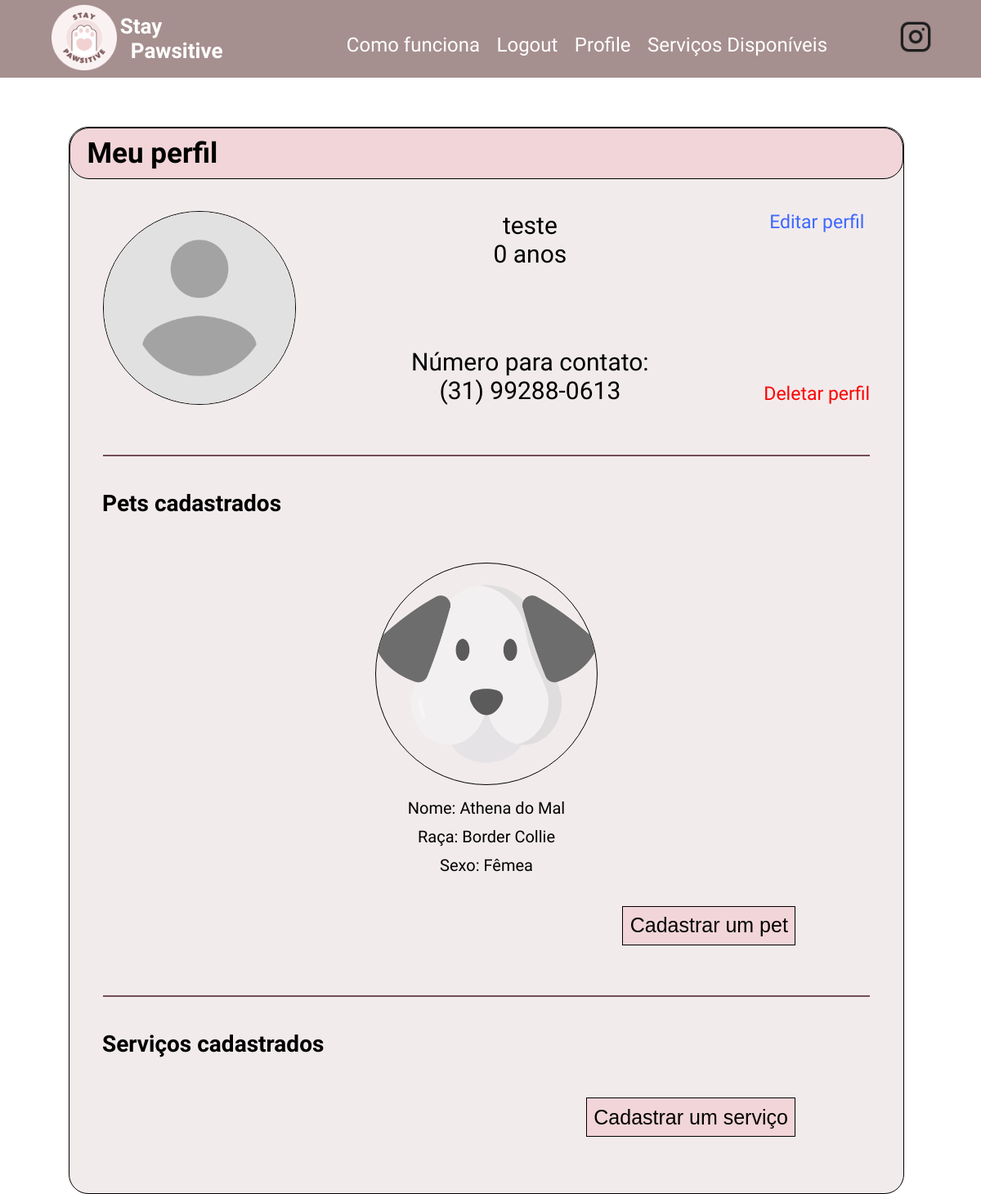
The app's page /user/teste (signed in) with its own data.
### app/models.py (models this page shows, shortened)
class User(UserMixin, db.Model):
    id: so.Mapped[int] = so.mapped_column(primary_key=True)
    username: so.Mapped[str] = so.mapped_column(sa.String(64), index=True,
                                                unique=True)
    email: so.Mapped[str] = so.mapped_column(sa.String(120), index=True,
                                             unique=True)
    password_hash: so.Mapped[Optional[str]] = so.mapped_column(sa.String(256))
    credits: so.Mapped[int] = so.mapped_column()
    name: so.Mapped[str] = so.mapped_column(sa.String(64), index=True, unique=False)
    phone: so.Mapped[str] = so.mapped_column(sa.String(15), index=True, unique=False)
    birthdate: so.Mapped[datetime] = so.mapped_column(
        index=True, default=lambda: datetime.now(timezone.utc))
    address: so.Mapped[str] = so.mapped_column(sa.String(64), index=True, unique=False)
    cpf: so.Mapped[str] = so.mapped_column(sa.String(11), index=True, unique=False)
    avatar: so.Mapped[str] = so.mapped_column(sa.String(100), index=True, unique=False)
    about_me: so.Mapped[Optional[str]] = so.mapped_column(sa.String(140))

class Pet(db.Model):
    name: so.Mapped[str] = so.mapped_column(sa.String(64), index=True, primary_key=True)
    username: so.Mapped[str] = so.mapped_column(sa.ForeignKey(User.username), index=True, primary_key=True)
    pet_type: so.Mapped[str] = so.mapped_column(sa.String(50))
    photo: so.Mapped[str] = so.mapped_column(sa.String(100))
    breed: so.Mapped[str] = so.mapped_column(sa.String(40))
    sex: so.Mapped[str] = so.mapped_column(sa.String(10))
    friendly: so.Mapped[bool] = so.mapped_column(Boolean)

### app/routes.py (the view)
@app.route('/user/<username>')
@login_required
def user(username):
    user = db.session.scalar(sa.select(User).where(User.username == username))
    if user is None:
        return render_template('404.html'), 404
    age = calculate_age(user.birthdate)
    formatted_phone = format_phone_number(user.phone)
    pets = db.session.query(Pet).join(User).filter(User.username == current_user.username).all()
    possible_walks = db.session.query(PossibleWalk).join(User).filter(User.username == current_user.username).all()
    return render_template('user.html', user=user, age=age, phone=formatted_phone, pets=pets, possible_walks= possible_walks)

### app/models.py (called while the page is built)
@login.user_loader
def load_user(id):
    return db.session.get(User, int(id))

### app/routes.py (called while the page is built)
def calculate_age(birthdate):
    today = datetime.today()
    age = today.year - birthdate.year - ((today.month, today.day) < (birthdate.month, birthdate.day))
    return age

def format_phone_number(phone):
    digits = ''.join(filter(str.isdigit, phone))
    if len(digits) == 11:
        return f"({digits[:2]}) {digits[2:7]}-{digits[7:]}"
    return phone

### app/templates/user.html (shortened to what this page needs)
{% extends "base.html" %}
{% block head %}
   {{ super() }}
   <link rel="stylesheet" href="{{url_for('static', filename='styles/user.css')}}">
{% endblock head %}
{% block content %}
   <div class="container">
       <div class="title">
           Meu perfil
       </div>
       <div class="infos">
           <div class="profile-data">
               <img src="{{url_for('static', filename='{}'.format(user.avatar))}}">
               <div>
                   <div>
                       {{ user.username }}
                       <br>
                       {{ age }} anos
                   </div>
                   <div>
                       Número para contato:
                       <br>
                       {{ phone }}
                   </div>
               </div>
               {% if user == current_user %}
                   <div>
                       <a href="{{ url_for('edit_profile') }}" class="edit-profile">Editar perfil</a>
                       <a href="#" class="delete-profile">Deletar perfil</a>
                   </div>
               {% endif %}
           </div>
       </div>
       <div class="line"></div>
       <h1 style="font-weight: bold; font-size: 28px; margin-left: 40px;">Pets cadastrados</h1>
       <div class="pets">
           <div class="list">
               {% for pet in pets %}
               <div>
                   <img src="{{url_for('static', filename=pet.photo)}}">
                   <p>Nome: {{pet.name}} </p>
                   <p>Raça: {{pet.breed}} </p>
                   {% if pet.sex == "female" %}
                   <p>Sexo: Fêmea </p>
                   {% else %}
                   <p>Sexo: Macho </p>
                   {% endif %}
               </div>
               {% endfor%}
           </div>
           <button onclick="redirect_new_pet()">Cadastrar um pet</button>
       </div>
       <div class="line"></div>
       <h1 style="font-weight: bold; font-size: 28px; margin-left: 40px;">Serviços cadastrados</h1>
       <div class="pets">
           <button onclick="redirect_new_walk()">Cadastrar um serviço</button>
       </div>
   </div>
{% endblock %}

### app/static/styles/base.css (style rules this page uses)
:root { font-size: 62.5%; }
body { font-family: 'Montserrat Alternates', sans-serif; font-style: normal; margin: 0; padding: 0; }
a { color: #FFFFFF; }

### app/static/styles/user.css (style rules this page uses)
body { font-family: 'Montserrat Alternates', sans-serif; font-style: normal; margin: 0; padding: 0; min-height: 1000px; }
html { margin: 0; padding: 0; height: 100%; }
.container { width: 85%; background-color: #F2EBEC; margin-left: 7%; margin-top: 5%; border: 1px solid #F2D5D8; border-radius: 24px; padding-bottom: 4%; border: 0.5px solid black; }
.title { background-color: #F2D5D8; padding: 1% 2%; border-radius: 24px; border: 0.5px solid black; font-size: 35px; font-weight: 700; }
.infos { padding: 2% 4%; }
.profile-data { display: flex; justify-content: space-between; font-size: 30px; padding-top: 2%; }
.profile-data > img { border-radius: 50%; border: 1px solid black; max-width: 25%; height: auto; }
.profile-data > div { display: flex; flex-direction: column; justify-content: space-between; text-align: center; }
a:link { text-decoration: none; }
.profile-data > div > a { font-size: 23px; font-weight: 400; }
.edit-profile { color: #3D68FE; }
.delete-profile { color: #FF0000; }
.pets { display: flex; flex-direction: column; padding: 2% 8%; }
.pets > button, .services > button { background-color: #F2D5D8; font-size: 25px; font-weight: 400; padding: 1%; border: 1px solid black; align-self: flex-end; margin-right: 5rem; margin-top: 1rem; }
.list { display: flex; flex-wrap: wrap; justify-content: space-around; text-align: center; font-size: 20px; }
.list > div { padding: 2% 0%; }
.list img { width: 27rem; height: 27rem; border-radius: 50%; border: 1px solid black; }
.list p { margin-top: 4%; margin-bottom: 4%; }
.line { border-top: 2px solid #734D54; margin: 4% 4%; }

### records on screen
User: avatar (placeholder picture), username "teste"
Pet: photo (placeholder picture), name "Athena do Mal", breed "Border Collie", sex "Sexo: Fêmea"

### other values on screen
{{ age }} "0"
{{ phone }} "(31) 99288-0613"
